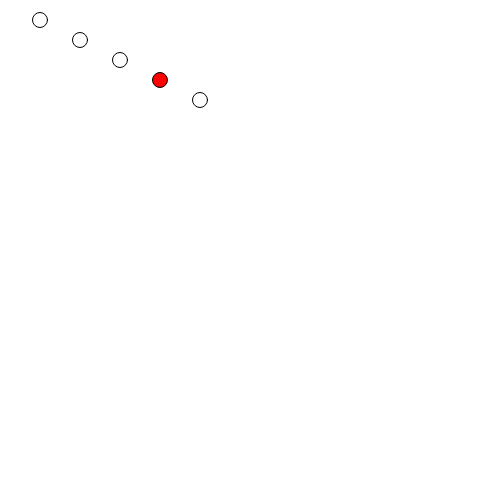
Frame 1 (no input)
Frame 60 (no input): identical to frame 1, image omitted
Frame 120 (the mouse pressed at the canvas centre since frame 60): identical to frame 1, image omitted

The p5.js sketch that drew this single still picture (run headless with seeded random() and noise() and a simulated clock; from frame 60 on, the mouse is pressed at the canvas centre):

// p5.js sketch
// ── sketch.js
var valoresA = [40, 80, 120, 160, 200];
var valoresB = [20, 40, 60, 80, 100];

function setup() {
  createCanvas(500, 500);
}

function draw() {
  
  // por lo general, para acceder a la informacion guardada en el array utilizamos un for loop
  // el for loop, como es un contador (i) que incrementa en cada vuelta,
  // nos permite ir revisando uno a uno el contenido de los "espacios" del array
  
  background(255);
  for (let i=0; i<valoresA.length; i++) {
    if (i==3) {         
      //si es el espacio (elemento) #3 del array. Pruebe cambiando este numero
      fill(255, 0, 0);  //pinta rojo
    } else {            //si no
      fill(255);        //pinta blanco
    }

    ellipse(valoresA[i], valoresB[i], 15, 15); //posicionamos en base a los numeros guardados en el array
  }
}
